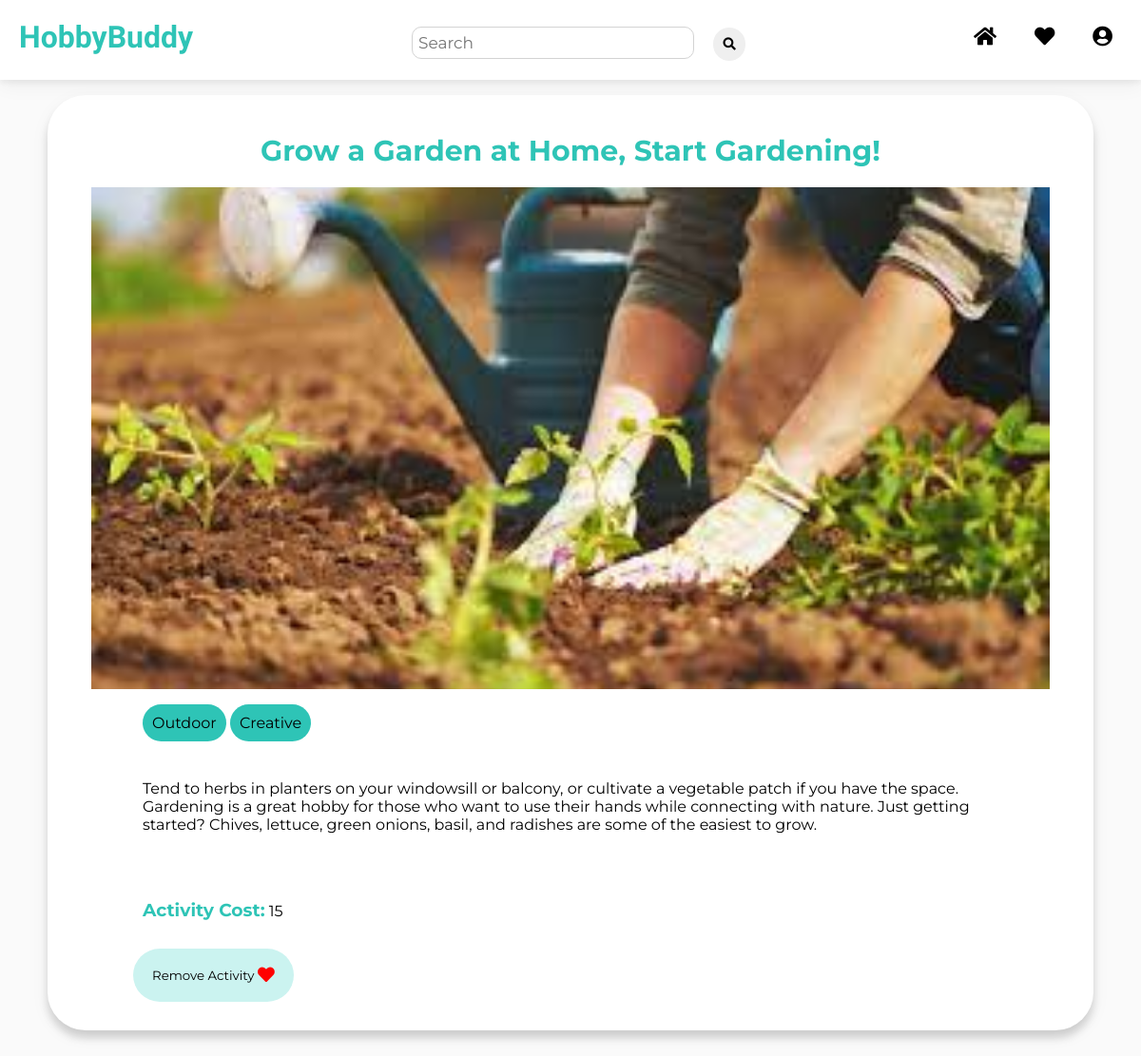
/activity/3/ (signed in), run on the app's committed database.
### activity/models.py (models this page shows, shortened)
class Activity(models.Model):
    title = models.CharField(max_length=100)
    picture = models.ImageField(upload_to='activity_media')
    description = models.TextField()
    cost_estimation = models.PositiveIntegerField()

class Category(models.Model):
    name = models.CharField(max_length=100)
    def __str__(self):
        return self.name

### activity/views.py (the view)
# urls.py: path('activity/<int:activity_id>/', activity_view.activity_details, name='activity-details'),
@login_required(login_url="/")
def activity_details(request, activity_id):
    act = Activity.objects.get(pk=activity_id)
    check = UserActivity.objects.filter(user=request.user, activity=act).count() > 0
    context = {
        'title': act.title,
        'picture': act.picture,
        'description': act.description,
        'cost': act.cost_estimation,
        'id': activity_id,
        'check': check,
    }
    cat = ActivityCategory.objects.filter(activity=act)
    categories = []
    for category in cat:
        categories.append(category.category)
    context['categories'] = categories
    return render(request, "activity/activitydetails.html", context)

### templates/activity/activitydetails.html (shortened to what this page needs)
<!DOCTYPE html>
<html lang="en">
    {% extends "newbase.html" %}
    {% load static %}
    {% block content %}
    <div class="block">
        <link rel="stylesheet" type="text/css" href="{% static 'activity/activitydetails.css' %}">
        <div class="center"><h1 class="activity-title">{{ title }}</h1></div>
        <div class="pic"><img src="{{ picture.url }}" class="activity-pic"/></div>
        <div class="ctg-container" style="margin-left: 100px;">
        {% for category in categories %}
        <p class="ctg" style="display: inline-block; background-color: #2ec4b6; padding: 10px; border-radius: 40px; margin-bottom: 0px;">
            {{ category }}
        </p>
        {% endfor %}
        </div>
        <div class = "texts">
            <p class="activity-desc" style="margin-top: 0px; margin-bottom: 50px;">{{ description }}</p>
            <h3 class="subtitle">Activity Cost:</h3>
            <p class="activity-cost">{{ cost }}</p>
        </div>
        {% if check %}
            <form action="{% url 'remove-activity' activity_id=id%}">
                <div class="button-save">
                        <button type="submit" class="heart remove" style="background-colour: #D3D3D3;"> Remove Activity
                        <i class="fas fa-heart fa-lg remove-heart"></i>
                        </button>
                </div>
            </form>
        {% endif %}
    </div>
    {% endblock %}

### static/newbase/newbase.css (style rules this page uses)
body { font-family: 'Montserrat', sans-serif; margin: 0; }

### static/activity/activitydetails.css (style rules this page uses)
body { font-family: "Montserrat", sans-serif; background-color: rgba(211,211,211, 0.1); }
.activity-title { font-size: 30px; padding-top: 40px; z-index: 1; color: rgba(46, 196, 182, 1); }
.activity-pic { width: 63em; height: 33em; object-fit: cover; margin-left: auto; margin-right: auto; display: block; z-index: -1; }
.block { background-color: rgba(255,255,255, 1); box-shadow: 0px 8px 9px rgba(0, 0, 0, 0.15), 0 6px 20px 0 rgba(0, 0, 0, 0.05); margin: 0px 50px 50px 50px; border-radius: 40px; }
.center { text-align: center; }
.texts { padding: 0px 100px 10px 100px; margin-top: 0px; }
.subtitle { color: rgba(46, 196, 182, 1); font-weight: bold; display: inline-block; }
.activity-cost { display: inline-block; }
.heart { padding: 20px; display: inline-block; border: none; border-radius: 1000px; margin: 0 0 30px 90px; font-family: "Montserrat", sans-serif; }
.remove-heart { color: red; }
.remove { background-color: #cbf3f0; }
.ctg-container { margin-left: 100px; margin-bottom: 40px; }

### data on the page
Activity: title "Grow a Garden at Home, Start Gardening!", description "Tend to herbs in planters on your windowsill or balcony, or cultivate a vegetable patch if you have the space. Gardening is a great hobby for those who want to use their hands while connecting with nature. Just getting started? Chives, lettuce, green onions, basil, and radishes are some of the easiest to grow."
Category: name "Outdoor"
Category: name "Creative"

### other printed values
{{ cost }} "15"
